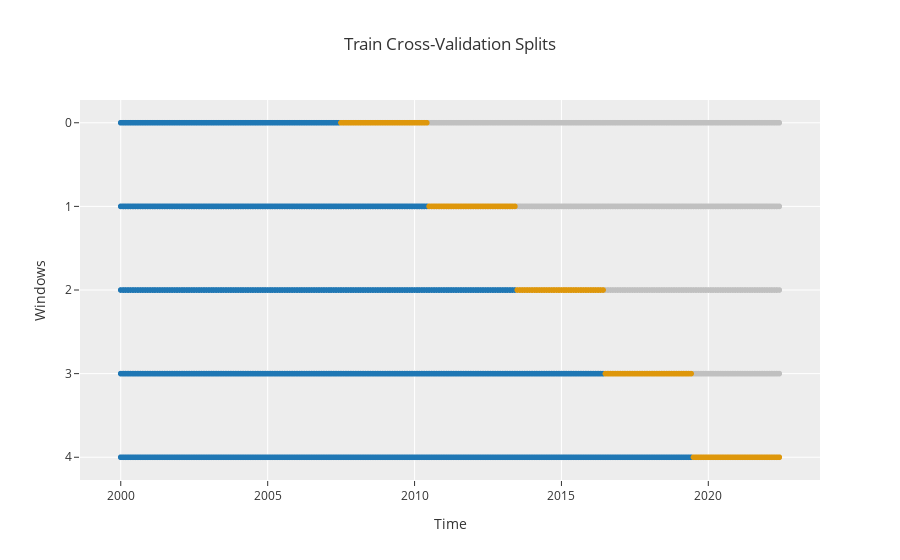

The notebook cell saved with this chart:
### Code cell
# cross-validation is to avoid overfitting.
exp.plot_model(plot='cv')
